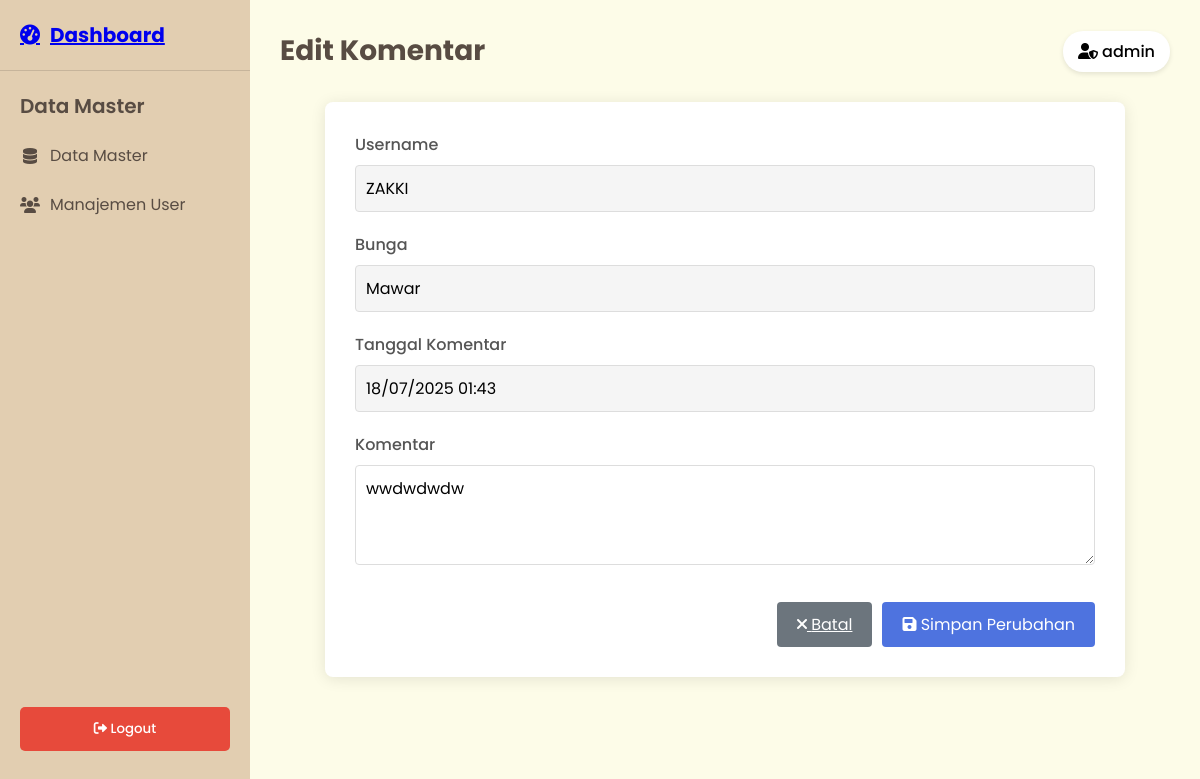
Screenshot of /flower_shop/admin/edit_comments.php?id=41 (signed in) with the database file from the repository.
### tables this page shows
CREATE TABLE `comments` (
  `id` int(11) NOT NULL,
  `product_id` int(11) NOT NULL,
  `user_id` int(11) NOT NULL,
  `comment` text NOT NULL,
  `rating` tinyint(1) DEFAULT NULL,
  `created_at` timestamp NOT NULL DEFAULT current_timestamp(),
  `updated_at` timestamp NOT NULL DEFAULT current_timestamp() ON UPDATE current_timestamp(),
  `username` varchar(255) NOT NULL
);

CREATE TABLE `users` (
  `id` int(11) NOT NULL,
  `username` varchar(50) NOT NULL,
  `password` varchar(255) NOT NULL,
  `email` varchar(100) NOT NULL,
  `full_name` varchar(100) DEFAULT NULL,
  `profile_picture` varchar(255) DEFAULT NULL,
  `created_at` timestamp NOT NULL DEFAULT current_timestamp(),
  `updated_at` timestamp NOT NULL DEFAULT current_timestamp() ON UPDATE current_timestamp(),
  `role` enum('user','admin') DEFAULT 'user',
  `is_verified` tinyint(1) DEFAULT 0
);

CREATE TABLE `products` (
  `id` int(11) NOT NULL,
  `name` varchar(255) NOT NULL,
  `color` varchar(50) NOT NULL,
  `price` decimal(10,2) NOT NULL,
  `description` text DEFAULT NULL,
  `image` varchar(255) NOT NULL,
  `created_at` timestamp NOT NULL DEFAULT current_timestamp(),
  `updated_at` timestamp NOT NULL DEFAULT current_timestamp() ON UPDATE current_timestamp(),
  `category` varchar(50) NOT NULL DEFAULT 'produk',
  `image_path` varchar(255) DEFAULT NULL
);

### flower_shop/admin/edit_comments.php (the view, shortened to what this page needs)
<?php
require __DIR__.'/../config/database.php';
$commentId = $_GET['id'] ?? null;
try {
    $stmt = $pdo->prepare("
        SELECT c.id, c.comment, c.created_at,
               u.username,
               p.name AS product_name
        FROM comments c
        JOIN users u ON c.user_id = u.id
        JOIN products p ON c.product_id = p.id
        WHERE c.id = ?
    ");
    $stmt->execute([$commentId]);
    $comment = $stmt->fetch(PDO::FETCH_ASSOC);
} catch (PDOException $e) {
    $_SESSION['error'] = "Gagal mengambil data komentar: " . $e->getMessage();
    header("Location: comments.php");
    exit;
}
?>
<!DOCTYPE html>
<html lang="en">
<head>
    <link rel="stylesheet" href="https://cdnjs.cloudflare.com/ajax/libs/font-awesome/6.0.0/css/all.min.css">
    <link rel="stylesheet" href="../assets/css/admin.css">
</head>
<body>
    <div class="sidebar">
    <div class="sidebar-header">
        <a href="dashboard.php" class="dashboard-link">
            <h2><i class="fas fa-tachometer-alt"></i> <span>Dashboard</span></h2>
        </a>
    </div>
        <div class="sidebar-menu">
            <div class="menu-title">Data Master</div>
            <div class="menu-item" onclick="toggleSubmenu('data-master')">
                <i class="fas fa-database"></i> <span>Data Master</span>
            </div>
            <a href="users.php" class="menu-item">
                <i class="fas fa-users"></i> <span>Manajemen User</span>
            </a>
            <button class="logout-btn" onclick="window.location.href='logout.php'">
                <i class="fas fa-sign-out-alt"></i> <span>Logout</span>
            </button>
        </div>
    </div>
    <div class="main-content">
        <div class="header">
            <h1>Edit Komentar</h1>
            <div class="user-info">
                <i class="fas fa-user-shield"></i> <?php echo htmlspecialchars($_SESSION['username'] ?? 'Admin'); ?>
            </div>
        </div>
        <div class="edit-comment-container">
            <form method="POST">
                <div class="form-group">
                    <label for="username">Username</label>
                    <input type="text" id="username" class="form-control"
                           value="<?= htmlspecialchars($comment['username']) ?>" readonly>
                </div>
                <div class="form-group">
                    <label for="product_name">Bunga</label>
                    <input type="text" id="product_name" class="form-control"
                           value="<?= htmlspecialchars($comment['product_name']) ?>" readonly>
                </div>
                <div class="form-group">
                    <label for="created_at">Tanggal Komentar</label>
                    <input type="text" id="created_at" class="form-control"
                           value="<?= date('d/m/Y H:i', strtotime($comment['created_at'])) ?>" readonly>
                </div>
                <div class="form-group">
                    <label for="comment">Komentar</label>
                    <textarea id="comment" name="comment" class="form-control form-control-textarea"
                              required><?= htmlspecialchars($comment['comment']) ?></textarea>
                </div>
                <div class="button-group">
                    <a href="comments.php" class="btn-cancel">
                        <i class="fas fa-times"></i> Batal
                    </a>
                    <button type="submit" class="btn-submit">
                        <i class="fas fa-save"></i> Simpan Perubahan
                    </button>
                </div>
            </form>
        </div>
    </div>
</body>
</html>

### flower_shop/assets/css/admin.css (style rules this page uses)
:root { --sidebar-bg: #E2CEB1; --main-bg: #FDFCE8; --text-dark: #584C43; --text-light: #FFFFFF; --accent-color: #4E73DE; --danger-color: #E74A3B; --success-color: #1CC88A; }
* { margin: 0; padding: 0; box-sizing: border-box; font-family: 'Poppins', sans-serif; }
body { display: flex; min-height: 100vh; background-color: var(--main-bg); overflow-x: hidden; }
.sidebar { width: 250px; background-color: var(--sidebar-bg); color: var(--text-dark); height: 100vh; position: fixed; padding: 20px 0; transition: all 0.3s ease-in-out; z-index: 1050; overflow-y: auto; -webkit-overflow-scrolling: touch; }
.sidebar-header { padding: 0 20px 20px; border-bottom: 1px solid rgba(88, 76, 67, 0.2); }
.sidebar-header h2 { font-size: 20px; font-weight: 700; display: flex; align-items: center; gap: 10px; }
.sidebar-menu { margin-top: 20px; position: relative; min-height: calc(100vh - 120px); }
.sidebar-menu a.menu-item { display: flex; align-items: center; padding: 12px 20px; color: var(--text-dark); text-decoration: none; transition: all 0.3s; cursor: pointer; }
.sidebar-menu a.menu-item i { margin-right: 10px; width: 20px; text-align: center; }
.menu-item { padding: 12px 20px; cursor: pointer; transition: all 0.3s; display: flex; align-items: center; color: var(--text-dark); }
.menu-item i { margin-right: 10px; width: 20px; text-align: center; }
.menu-title { font-size: 20px; font-weight: 600; margin: 20px 20px 10px; color: var(--text-dark); }
.logout-btn { position: absolute; bottom: 20px; left: 20px; right: 20px; padding: 12px; background-color: var(--danger-color); color: var(--text-light); border: none; border-radius: 5px; cursor: pointer; text-align: center; font-weight: 500; transition: all 0.3s; text-decoration: none; display: block; }
.main-content { flex: 1; margin-left: 250px; padding: 30px; transition: all 0.3s ease-in-out; }
.header { display: flex; justify-content: space-between; align-items: center; margin-bottom: 30px; flex-wrap: wrap; gap: 15px; }
.header h1 { color: var(--text-dark); font-size: 28px; }
.user-info { background-color: white; padding: 8px 15px; border-radius: 20px; box-shadow: 0 2px 5px rgba(0,0,0,0.1); font-weight: 500; }
.form-group { margin-bottom: 15px; }
.form-group label { display: block; margin-bottom: 5px; font-weight: 500; color: var(--text-dark); }
.form-group input[type="text"], .form-group textarea, .form-group select { width: 100%; padding: 10px; border: 1px solid #ddd; border-radius: 4px; font-family: 'Poppins', sans-serif; }
.form-group textarea { min-height: 100px; resize: vertical; }

### flower_shop/admin/edit_comments.php (style rules this page uses)
.edit-comment-container { max-width: 800px; margin: 0 auto; background: #fff; padding: 30px; border-radius: 8px; box-shadow: 0 2px 15px rgba(0,0,0,0.1); }
.form-group { margin-bottom: 20px; }
.form-group label { display: block; margin-bottom: 8px; font-weight: 500; color: #555; }
.form-control { width: 100%; padding: 10px 15px; border: 1px solid #ddd; border-radius: 4px; font-size: 16px; font-family: 'Poppins', sans-serif; }
.form-control[readonly] { background-color: #f5f5f5; cursor: not-allowed; }
.form-control-textarea { min-height: 150px; resize: vertical; }
.btn-submit { background-color: #4e73df; color: white; border: none; padding: 10px 20px; border-radius: 4px; cursor: pointer; font-size: 16px; transition: background-color 0.3s; }
.btn-cancel { background-color: #6c757d; color: white; border: none; padding: 10px 20px; border-radius: 4px; cursor: pointer; font-size: 16px; transition: background-color 0.3s; margin-right: 10px; }
.button-group { display: flex; justify-content: flex-end; margin-top: 30px; }

### rows the page displays
comments: user.username "ZAKKI", product.name "Mawar", created_at "18/07/2025 01:43", comment "wwdwdwdw"

### other values shown
$_SESSION['username'] "admin"
